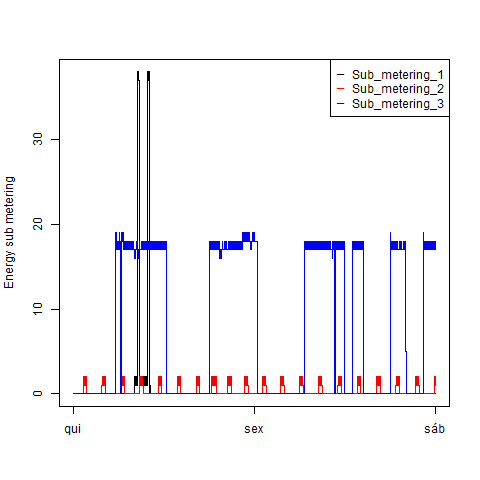

Generate this figure with R:
#plot3.R

source('functions.R')
readData()
png("plot3.png")
plot3(T)
dev.off()
